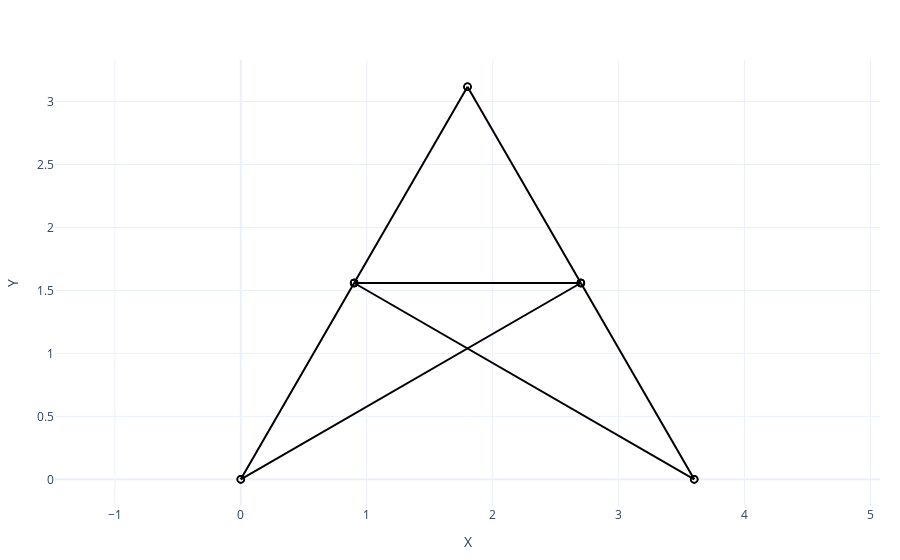

Source (notebook cell):
### Code cell
phi = 60 # [degrees]
L = 1.8  # [m]

c = np.cos(np.deg2rad(phi))
s = np.sin(np.deg2rad(phi)) # helper variables

# Element cooridnates
Ex = np.array([
    [0,       L*c],
    [L*c,   2*L*c],
    [2*L*c, 3*L*c],
    [3*L*c, 4*L*c],
    [L*c,   3*L*c],
    [0,    3*L*c],
    [4*L*c,   L*c]
])

Ey =np.array([  
              [0,    L*s],
       [L*s, 2*L*s],
     [2*L*s,   L*s],
       [L*s,   0],
       [L*s,   L*s],
       [0,     L*s],
       [0,     L*s]
])

fig = draw_discrete_elements(Ex, Ey)
fig.show()
# eldraw2(Ex, Ey) % Draw the truss structure

E = 210e9   # Young's modulus [Pa]
A = 2.0e-4   # cross-sectional area [m^2]
P = 13e3      # force magnitude [N]
sig_y = 250e6 # material yield limit [Pa] 

# Write you implementation below

### Figure 1 — Plotly figure (JSON) as saved in the notebook; plotly's stock layout.template omitted (floating-point values rounded to 4 significant figures)
{"data": [{"hoverinfo": "skip", "line": {"color": "black", "dash": "solid", "width": 2}, "mode": "lines", "name": "elements", "type": "scatter", "x": [0, 0.9, 0, null, 0.9, 1.8, 0.9, null, 1.8, 2.7, 1.8, null, 2.7, 3.6, 2.7, null, 0.9, 2.7, 0.9, null, 0, 2.7, 0, null, 3.6, 0.9, 3.6, null], "y": [0, 1.559, 0, null, 1.559, 3.118, 1.559, null, 3.118, 1.559, 3.118, null, 1.559, 0, 1.559, null, 1.559, 1.559, 1.559, null, 0, 1.559, 0, null, 0, 1.559, 0, null]}, {"hovertemplate": "x=%{x:.3f}<br>y=%{y:.3f}<extra></extra>", "marker": {"color": "rgba(0,0,0,0)", "line": {"color": "black", "width": 1.6}, "size": 7, "symbol": "circle"}, "mode": "markers", "name": "nodes", "type": "scatter", "x": [0.0, 0.9, 0.9, 1.8, 1.8, 2.7, 2.7, 3.6, 0.9, 2.7, 0.0, 2.7, 3.6, 0.9], "y": [0.0, 1.559, 1.559, 3.118, 3.118, 1.559, 1.559, 0.0, 1.559, 1.559, 0.0, 1.559, 0.0, 1.559]}], "layout": {"margin": {"b": 40, "l": 40, "r": 20, "t": 60}, "showlegend": false, "title": {"text": ""}, "xaxis": {"title": {"text": "X"}}, "yaxis": {"scaleanchor": "x", "scaleratio": 1, "title": {"text": "Y"}}}}
